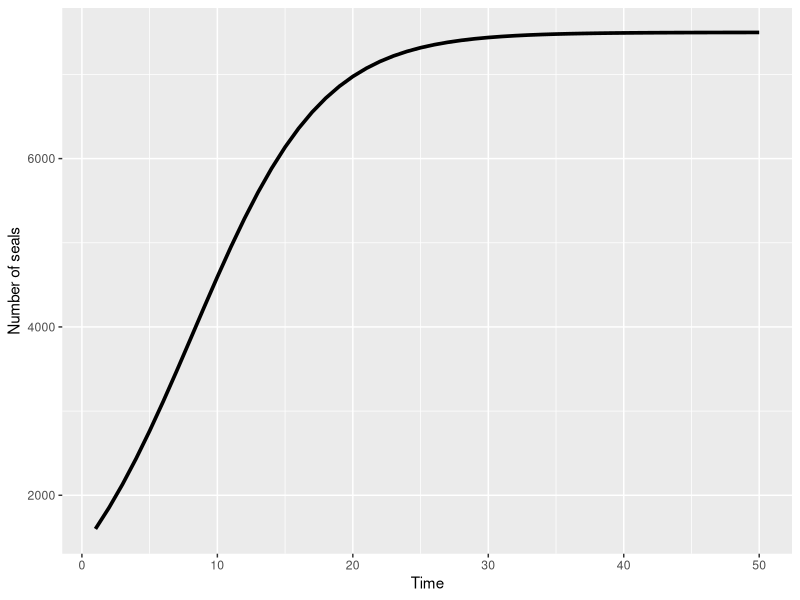
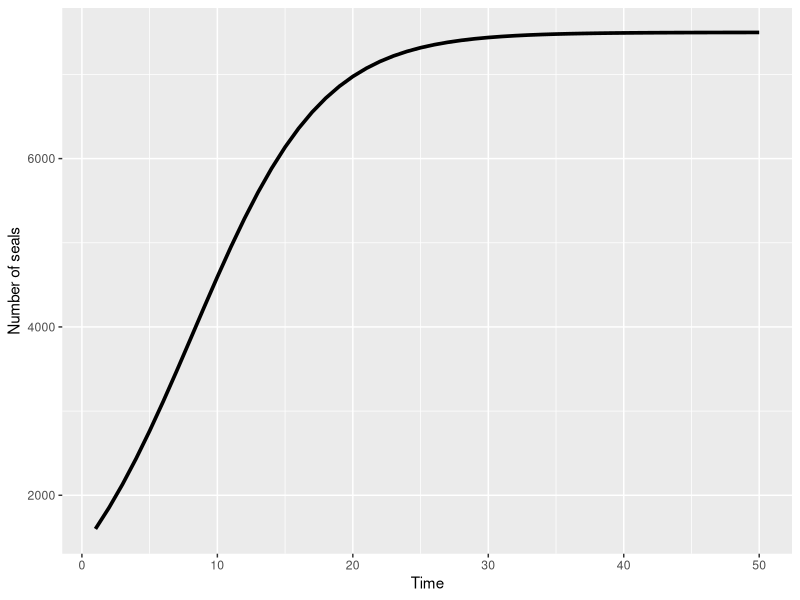
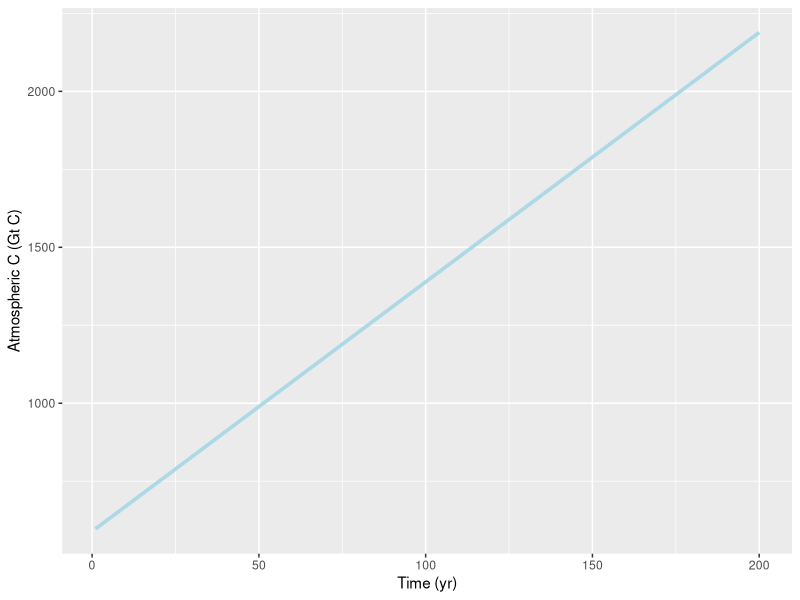
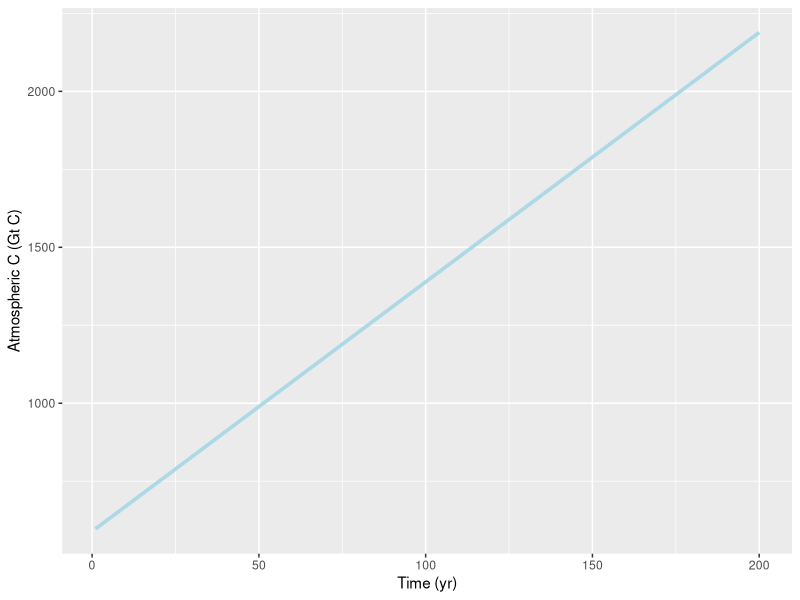
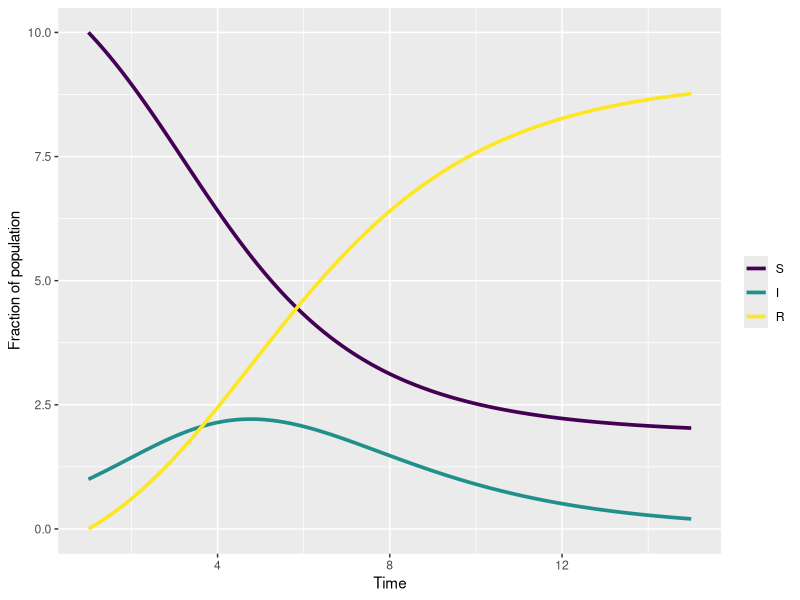
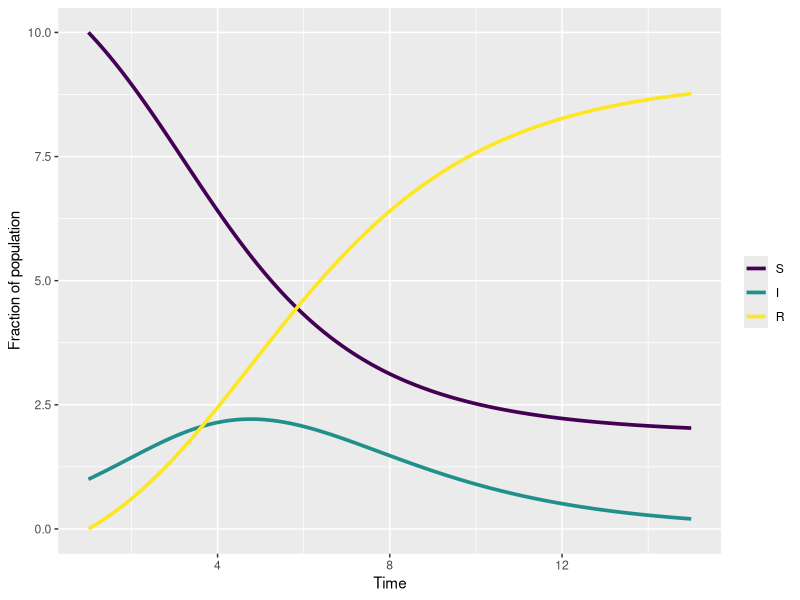

These charts were generated, in order, by the following R code:
## ---- chunk 1
knitr::opts_chunk$set(echo = FALSE)
library(ggplot2)
library(viridis)
library(deSolve)
## ---- chunk 2
r = 0.2
K = 7500
x0 = 1600
nstep = 50
x = rep(0, nstep)
x[1] = x0

for(i in 2:nstep){
  x[i] = x[i - 1] + r * x[i - 1] * (1 - x[i - 1] / K)
}

ggplot() +
  geom_line(aes(x = 1:nstep, y = x), size = 1.25) +
  xlab('Time') + ylab('Number of seals')
## ---- chunk 3
ggplot() +
  geom_line(aes(x = 1:nstep, y = x), size = 1.25) +
  xlab('Time') + ylab('Number of seals')
## ---- chunk 4
nyear = 200
AC = rep(0, nyear)
TC = rep(0, nyear)

## All numbers in GtC or GtC/year
## https://galenmckinley.github.io/CarbonCycle/
An = 6.4 + 1.6 # fossil fuels + land use
R = 120 # respiration
GPP = 120 # photosynthesis

TC[1] = 2300 # vegetation, soil + fossil fuel sources (ocean not considered)
AC[1] = 597 # atmosphere

for(i in 2:nyear){
  TC[i] = TC[i - 1] + GPP - R
  AC[i] = AC[i - 1] + R - GPP + An
}

ggplot() +
  geom_line(aes(x = 1:nyear, y = AC), col = 'lightblue', size = 1.25) +
  xlab('Time (yr)') + ylab('Atmospheric C (Gt C)')
## ---- chunk 5
ggplot() +
  geom_line(aes(x = 1:nyear, y = AC), col = 'lightblue', size = 1.25) +
  xlab('Time (yr)') + ylab('Atmospheric C (Gt C)')
## ---- chunk 6
beta = 1
gamma = 0.5
State = c(S = 10, I = 1, R = 0)
Pars = c(beta, gamma)

SIR = function(time, State, Pars){
  with(as.list(c(State, Pars)),{
    N = S + I + R
    dS = -beta * (S * I) / N
    dI = (beta * (S * I) / N) - gamma * I
    dR = gamma * I
    return(list(c(dS, dI, dR)))
  })
}

out = ode(func = SIR, y = State, parms = Pars, times = seq(1, 15, 0.1))

colors = viridis(3)
ggplot() +
  geom_line(aes(x = out[,1], y = out[,2], color = 'S'), size = 1.25) +
  geom_line(aes(x = out[,1], y = out[,3], color = 'I'), size = 1.25) +
  geom_line(aes(x = out[,1], y = out[,4], color = 'R'), size = 1.25) +
  xlab('Time') + ylab('Fraction of population') +
  scale_color_manual(values = c('S' = colors[1], 'I' = colors[2], 'R' = colors[3]), name = '', breaks = c('S', 'I', 'R'))
## ---- chunk 7
ggplot() +
  geom_line(aes(x = out[,1], y = out[,2], color = 'S'), size = 1.25) +
  geom_line(aes(x = out[,1], y = out[,3], color = 'I'), size = 1.25) +
  geom_line(aes(x = out[,1], y = out[,4], color = 'R'), size = 1.25) +
  xlab('Time') + ylab('Fraction of population') +
  scale_color_manual(values = c('S' = colors[1], 'I' = colors[2], 'R' = colors[3]), name = '', breaks = c('S', 'I', 'R'))
